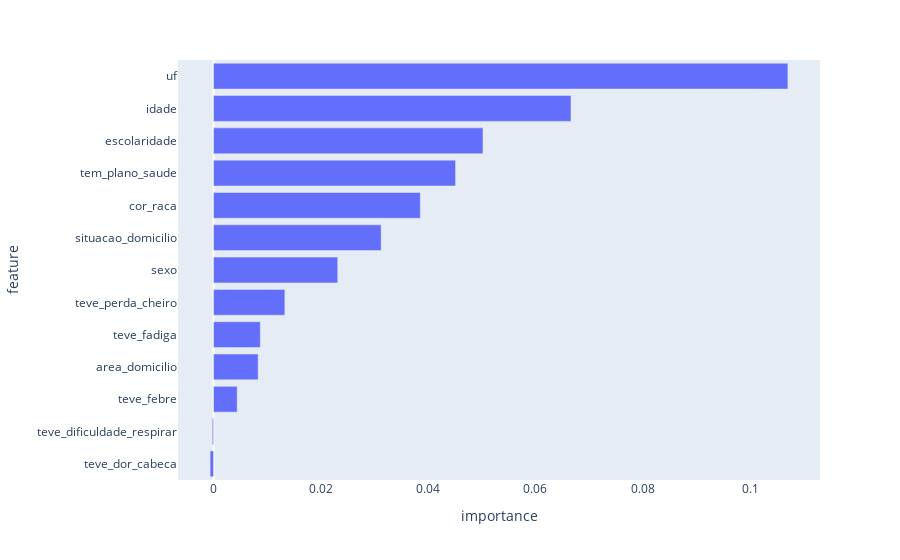

Source (notebook cell):
### Markdown cell above
# Modelo

### Code cell
from sklearn.metrics import (  r2_score
                             , precision_score
                             , f1_score
                             , classification_report
                             , roc_auc_score
                             , precision_recall_curve
                             , average_precision_score
                             , RocCurveDisplay
                             )
from sklearn.inspection import permutation_importance
from sklearn.preprocessing import OneHotEncoder
from imblearn.pipeline import Pipeline
from imblearn.under_sampling import RandomUnderSampler
from sklearn.model_selection import train_test_split
from sklearn.ensemble import RandomForestClassifier
import plotly.express as px
import pandas as pd

table_name = "fiap-tech-challenge-3.trusted_pnad.tb_f_covid_2020"
query = """
    select 
          resultado_covid
        , uf
        , area_domicilio
        , idade
        , sexo
        , cor_raca
        , escolaridade
        , tem_plano_saude
        , situacao_domicilio
        , teve_febre
        , teve_dificuldade_respirar
        , teve_dor_cabeca
        , teve_fadiga
        , teve_perda_cheiro
    from
        df_spark
    where
        resultado_covid in ('Sim','Não')
    """
df = spark.read\
    .format("bigquery")\
    .option("table", table_name)\
    .load()\
    .createOrReplaceTempView('df_spark')

df = spark\
    .sql(query)\
    .toPandas()

_features = list(set(df.columns) - set(['resultado_covid']))

transform_pipeline = Pipeline(
    steps = [
        ('under', RandomUnderSampler(sampling_strategy='majority')),
        ('one-hot', OneHotEncoder(handle_unknown='infrequent_if_exist'))
    ]
)

pipeline = Pipeline(
    steps = [
        ('under', RandomUnderSampler(sampling_strategy='majority')),
        ('one-hot', OneHotEncoder(handle_unknown='infrequent_if_exist')),
        ('model',RandomForestClassifier(random_state=42))
    ]
)

X = df[_features]
y = df[['resultado_covid']]

X_train, X_test, y_train, y_test = train_test_split(X, y, stratify=y, random_state=42)
pipeline.fit(X_train, y_train)

model = pipeline['model']
y_pred = pipeline.predict(X_test)

_y_test = [int(x.replace('Não','0').replace('Sim','1')) for x in y_test['resultado_covid'].to_list()]
_y_pred = [int(x.replace('Não','0').replace('Sim','1')) for x in y_pred]

print(f"""
    r2_score = {r2_score(_y_test, _y_pred)}
    precision_score = {precision_score(_y_test, _y_pred)}
    f1_score = {f1_score(_y_test, _y_pred)}
    roc_auc_score = {roc_auc_score(_y_test, _y_pred)}
    average_precision_score = {average_precision_score(_y_test, _y_pred)}

    classification_report = {classification_report(_y_test, _y_pred)}
""")

RocCurveDisplay.from_estimator(pipeline, X, y)

result = permutation_importance(
    pipeline, X_test, y_test, n_repeats=10, random_state=42, n_jobs=2
)

forest_importances = pd.DataFrame([result.importances_mean, X.columns], index=['importance','feature']).T


fig = px.bar(
    forest_importances.sort_values('importance'),
    x='importance', y='feature', orientation='h'
)

fig.update_layout(
    yaxis=dict(
        showgrid=False,
        showline=False,
        showticklabels=True
    ),
    xaxis=dict(
        showgrid=False,
        showline=False,
        showticklabels=True
    )
)

fig.show()

### Figure 1 — Plotly figure (JSON) as saved in the notebook; plotly's stock layout.template omitted (floating-point values rounded to 4 significant figures)
{"data": [{"alignmentgroup": "True", "hovertemplate": "importance=%{x}<br>feature=%{y}<extra></extra>", "legendgroup": "", "marker": {"color": "#636efa", "pattern": {"shape": ""}}, "name": "", "offsetgroup": "", "orientation": "h", "showlegend": false, "textposition": "auto", "type": "bar", "x": [-0.0006401, -0.0002267, 0.004414, 0.008321, 0.008721, 0.0133, 0.02315, 0.03124, 0.03854, 0.04511, 0.05022, 0.06662, 0.1071], "xaxis": "x", "y": ["teve_dor_cabeca", "teve_dificuldade_respirar", "teve_febre", "area_domicilio", "teve_fadiga", "teve_perda_cheiro", "sexo", "situacao_domicilio", "cor_raca", "tem_plano_saude", "escolaridade", "idade", "uf"], "yaxis": "y"}], "layout": {"barmode": "relative", "legend": {"tracegroupgap": 0}, "margin": {"t": 60}, "xaxis": {"anchor": "y", "domain": [0, 1], "showgrid": false, "showline": false, "showticklabels": true, "title": {"text": "importance"}}, "yaxis": {"anchor": "x", "domain": [0, 1], "showgrid": false, "showline": false, "showticklabels": true, "title": {"text": "feature"}}}}
